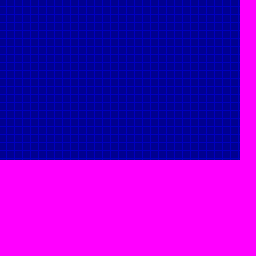

A level layout from a 2D game, rendered from its tile map. Below: a short description, then the map file with its tile-grid data intact:
An orthogonal 32x32 tile map with 8x8 px tiles, 1 tile layer (Tile Layer 1).

<map version="1.5" tiledversion="1.7.0" orientation="orthogonal" renderorder="right-down" width="32" height="32" tilewidth="8" tileheight="8" infinite="0" nextlayerid="2" nextobjectid="1">
 <tileset firstgid="1" source="menus_tileset.tsx" />
 <layer id="1" name="Tile Layer 1" width="32" height="32">
  <data encoding="csv">
33,33,33,33,33,33,33,33,33,33,33,33,33,33,33,33,33,33,33,33,33,33,33,33,33,33,33,33,33,33,1,1,
33,33,33,33,33,33,33,33,33,33,33,33,33,33,33,33,33,33,33,33,33,33,33,33,33,33,33,33,33,33,1,1,
33,33,33,33,33,33,33,33,33,33,33,33,33,33,33,33,33,33,33,33,33,33,33,33,33,33,33,33,33,33,1,1,
33,33,33,33,33,33,33,33,33,33,33,33,33,33,33,33,33,33,33,33,33,33,33,33,33,33,33,33,33,33,1,1,
33,33,33,33,33,33,33,33,33,33,33,33,33,33,33,33,33,33,33,33,33,33,33,33,33,33,33,33,33,33,1,1,
33,33,33,33,33,33,33,33,33,33,33,33,33,33,33,33,33,33,33,33,33,33,33,33,33,33,33,33,33,33,1,1,
33,33,33,33,33,33,33,33,33,33,33,33,33,33,33,33,33,33,33,33,33,33,33,33,33,33,33,33,33,33,1,1,
33,33,33,33,33,33,33,33,33,33,33,33,33,33,33,33,33,33,33,33,33,33,33,33,33,33,33,33,33,33,1,1,
33,33,33,33,33,33,33,33,33,33,33,33,33,33,33,33,33,33,33,33,33,33,33,33,33,33,33,33,33,33,1,1,
33,33,33,33,33,33,33,33,33,33,33,33,33,33,33,33,33,33,33,33,33,33,33,33,33,33,33,33,33,33,1,1,
33,33,33,33,33,33,33,33,33,33,33,33,33,33,33,33,33,33,33,33,33,33,33,33,33,33,33,33,33,33,1,1,
33,33,33,33,33,33,33,33,33,33,33,33,33,33,33,33,33,33,33,33,33,33,33,33,33,33,33,33,33,33,1,1,
33,33,33,33,33,33,33,33,33,33,33,33,33,33,33,33,33,33,33,33,33,33,33,33,33,33,33,33,33,33,1,1,
33,33,33,33,33,33,33,33,33,33,33,33,33,33,33,33,33,33,33,33,33,33,33,33,33,33,33,33,33,33,1,1,
33,33,33,33,33,33,33,33,33,33,33,33,33,33,33,33,33,33,33,33,33,33,33,33,33,33,33,33,33,33,1,1,
33,33,33,33,33,33,33,33,33,33,33,33,33,33,33,33,33,33,33,33,33,33,33,33,33,33,33,33,33,33,1,1,
33,33,33,33,33,33,33,33,33,33,33,33,33,33,33,33,33,33,33,33,33,33,33,33,33,33,33,33,33,33,1,1,
33,33,33,33,33,33,33,33,33,33,33,33,33,33,33,33,33,33,33,33,33,33,33,33,33,33,33,33,33,33,1,1,
33,33,33,33,33,33,33,33,33,33,33,33,33,33,33,33,33,33,33,33,33,33,33,33,33,33,33,33,33,33,1,1,
33,33,33,33,33,33,33,33,33,33,33,33,33,33,33,33,33,33,33,33,33,33,33,33,33,33,33,33,33,33,1,1,
1,1,1,1,1,1,1,1,1,1,1,1,1,1,1,1,1,1,1,1,1,1,1,1,1,1,1,1,1,1,1,1,
1,1,1,1,1,1,1,1,1,1,1,1,1,1,1,1,1,1,1,1,1,1,1,1,1,1,1,1,1,1,1,1,
1,1,1,1,1,1,1,1,1,1,1,1,1,1,1,1,1,1,1,1,1,1,1,1,1,1,1,1,1,1,1,1,
1,1,1,1,1,1,1,1,1,1,1,1,1,1,1,1,1,1,1,1,1,1,1,1,1,1,1,1,1,1,1,1,
1,1,1,1,1,1,1,1,1,1,1,1,1,1,1,1,1,1,1,1,1,1,1,1,1,1,1,1,1,1,1,1,
1,1,1,1,1,1,1,1,1,1,1,1,1,1,1,1,1,1,1,1,1,1,1,1,1,1,1,1,1,1,1,1,
1,1,1,1,1,1,1,1,1,1,1,1,1,1,1,1,1,1,1,1,1,1,1,1,1,1,1,1,1,1,1,1,
1,1,1,1,1,1,1,1,1,1,1,1,1,1,1,1,1,1,1,1,1,1,1,1,1,1,1,1,1,1,1,1,
1,1,1,1,1,1,1,1,1,1,1,1,1,1,1,1,1,1,1,1,1,1,1,1,1,1,1,1,1,1,1,1,
1,1,1,1,1,1,1,1,1,1,1,1,1,1,1,1,1,1,1,1,1,1,1,1,1,1,1,1,1,1,1,1,
1,1,1,1,1,1,1,1,1,1,1,1,1,1,1,1,1,1,1,1,1,1,1,1,1,1,1,1,1,1,1,1,
1,1,1,1,1,1,1,1,1,1,1,1,1,1,1,1,1,1,1,1,1,1,1,1,1,1,1,1,1,1,1,1
</data>
 </layer>
</map>
